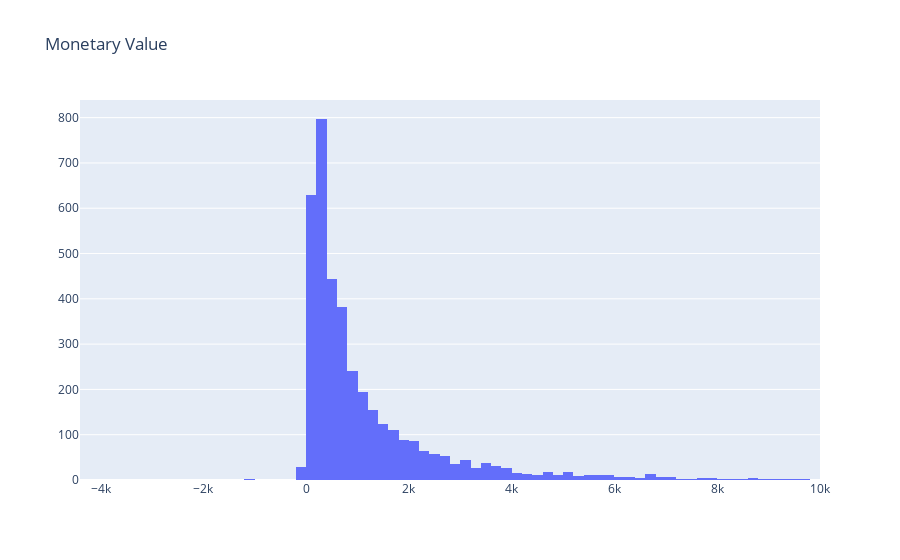

Notebook source saved alongside this figure:
### Code cell
#plot the histogram
plot_data = [
    go.Histogram(
        x=user.query('Revenue < 10000')['Revenue']
    )
]

plot_layout = go.Layout(
        title='Monetary Value'
    )
fig = go.Figure(data=plot_data, layout=plot_layout)
pyoff.iplot(fig)

### Figure 1 — Plotly figure (JSON) as saved in the notebook; plotly's stock layout.template omitted (floating-point values rounded to 4 significant figures; data arrays with more than 128 entries replaced by an {"elided": "..."} marker saying what was removed)
{"data": [{"type": "histogram", "x": {"elided": "3870 float values"}}], "layout": {"title": {"text": "Monetary Value"}}}
